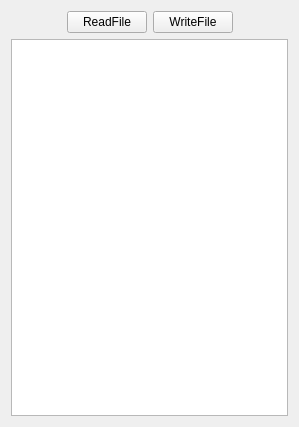
<?xml version="1.0" encoding="UTF-8"?>
<ui version="4.0">
 <class>Widget</class>
 <widget class="QWidget" name="Widget">
  <property name="geometry">
   <rect>
    <x>0</x>
    <y>0</y>
    <width>299</width>
    <height>427</height>
   </rect>
  </property>
  <property name="windowTitle">
   <string>Widget</string>
  </property>
  <layout class="QGridLayout" name="gridLayout">
   <item row="0" column="0">
    <spacer name="horizontalSpacer">
     <property name="orientation">
      <enum>Qt::Horizontal</enum>
     </property>
     <property name="sizeHint" stdset="0">
      <size>
       <width>55</width>
       <height>20</height>
      </size>
     </property>
    </spacer>
   </item>
   <item row="0" column="1">
    <widget class="QPushButton" name="buttonread">
     <property name="text">
      <string>ReadFile</string>
     </property>
    </widget>
   </item>
   <item row="0" column="2">
    <widget class="QPushButton" name="buttonwrite">
     <property name="text">
      <string>WriteFile</string>
     </property>
    </widget>
   </item>
   <item row="0" column="3">
    <spacer name="horizontalSpacer_3">
     <property name="orientation">
      <enum>Qt::Horizontal</enum>
     </property>
     <property name="sizeHint" stdset="0">
      <size>
       <width>54</width>
       <height>20</height>
      </size>
     </property>
    </spacer>
   </item>
   <item row="1" column="0" colspan="4">
    <widget class="QTextEdit" name="textEdit"/>
   </item>
  </layout>
 </widget>
 <resources/>
 <connections/>
</ui>
